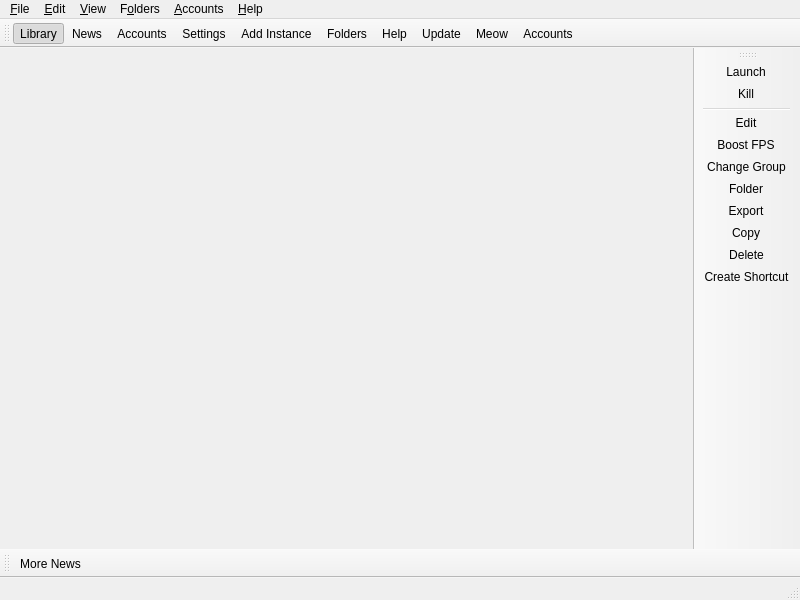
<?xml version="1.0" encoding="UTF-8"?>
<ui version="4.0">
 <class>MainWindow</class>
 <widget class="QMainWindow" name="MainWindow">
  <property name="geometry">
   <rect>
    <x>0</x>
    <y>0</y>
    <width>800</width>
    <height>600</height>
   </rect>
  </property>
  <widget class="QWidget" name="centralWidget">
   <layout class="QHBoxLayout" name="horizontalLayout">
    <property name="spacing">
     <number>0</number>
    </property>
    <property name="leftMargin">
     <number>0</number>
    </property>
    <property name="topMargin">
     <number>0</number>
    </property>
    <property name="rightMargin">
     <number>0</number>
    </property>
    <property name="bottomMargin">
     <number>0</number>
    </property>
   </layout>
  </widget>
  <widget class="QStatusBar" name="statusBar"/>
  <widget class="QToolBar" name="mainToolBar">
   <property name="windowTitle">
    <string>Main Toolbar</string>
   </property>
   <property name="allowedAreas">
    <set>Qt::ToolBarArea::BottomToolBarArea|Qt::ToolBarArea::TopToolBarArea</set>
   </property>
   <property name="toolButtonStyle">
    <enum>Qt::ToolButtonStyle::ToolButtonTextBesideIcon</enum>
   </property>
   <property name="floatable">
    <bool>false</bool>
   </property>
   <attribute name="toolBarArea">
    <enum>TopToolBarArea</enum>
   </attribute>
   <attribute name="toolBarBreak">
    <bool>false</bool>
   </attribute>
   <addaction name="actionLibraryTab"/>
   <addaction name="actionNewsTab"/>
   <addaction name="actionAccountsTab"/>
   <addaction name="actionSettings"/>
   <addaction name="actionAddInstance"/>
   <addaction name="actionFoldersButton"/>
   <addaction name="actionHelpButton"/>
   <addaction name="actionCheckUpdate"/>
   <addaction name="actionCAT"/>
   <addaction name="actionAccountsButton"/>
  </widget>
  <widget class="QToolBar" name="newsToolBar">
   <property name="windowTitle">
    <string>News Toolbar</string>
   </property>
   <property name="allowedAreas">
    <set>Qt::ToolBarArea::BottomToolBarArea|Qt::ToolBarArea::TopToolBarArea</set>
   </property>
   <property name="iconSize">
    <size>
     <width>16</width>
     <height>16</height>
    </size>
   </property>
   <property name="toolButtonStyle">
    <enum>Qt::ToolButtonStyle::ToolButtonTextBesideIcon</enum>
   </property>
   <property name="floatable">
    <bool>false</bool>
   </property>
   <attribute name="toolBarArea">
    <enum>BottomToolBarArea</enum>
   </attribute>
   <attribute name="toolBarBreak">
    <bool>false</bool>
   </attribute>
   <addaction name="actionMoreNews"/>
  </widget>
  <widget class="WideBar" name="instanceToolBar">
   <property name="windowTitle">
    <string>Instance Toolbar</string>
   </property>
   <property name="allowedAreas">
    <set>Qt::ToolBarArea::LeftToolBarArea|Qt::ToolBarArea::RightToolBarArea</set>
   </property>
   <property name="iconSize">
    <size>
     <width>16</width>
     <height>16</height>
    </size>
   </property>
   <property name="toolButtonStyle">
    <enum>Qt::ToolButtonStyle::ToolButtonTextBesideIcon</enum>
   </property>
   <property name="floatable">
    <bool>false</bool>
   </property>
   <property name="useDefaultAction" stdset="0">
    <bool>true</bool>
   </property>
   <attribute name="toolBarArea">
    <enum>RightToolBarArea</enum>
   </attribute>
   <attribute name="toolBarBreak">
    <bool>false</bool>
   </attribute>
   <addaction name="actionLaunchInstance"/>
   <addaction name="actionKillInstance"/>
   <addaction name="separator"/>
   <addaction name="actionEditInstance"/>
   <addaction name="actionBoostFps"/>
   <addaction name="actionChangeInstGroup"/>
   <addaction name="actionViewSelectedInstFolder"/>
   <addaction name="actionExportInstance"/>
   <addaction name="actionCopyInstance"/>
   <addaction name="actionDeleteInstance"/>
   <addaction name="actionCreateInstanceShortcut"/>
  </widget>
  <widget class="QMenuBar" name="menuBar">
   <property name="geometry">
    <rect>
     <x>0</x>
     <y>0</y>
     <width>800</width>
     <height>30</height>
    </rect>
   </property>
   <widget class="QMenu" name="fileMenu">
    <property name="title">
     <string>&amp;File</string>
    </property>
    <property name="toolTipsVisible">
     <bool>true</bool>
    </property>
    <addaction name="actionAddInstance"/>
    <addaction name="separator"/>
    <addaction name="actionLaunchInstance"/>
    <addaction name="actionKillInstance"/>
    <addaction name="separator"/>
    <addaction name="actionEditInstance"/>
    <addaction name="actionBoostFps"/>
    <addaction name="actionChangeInstGroup"/>
    <addaction name="actionViewSelectedInstFolder"/>
    <addaction name="actionExportInstance"/>
    <addaction name="actionCopyInstance"/>
    <addaction name="actionDeleteInstance"/>
    <addaction name="actionCreateInstanceShortcut"/>
    <addaction name="separator"/>
    <addaction name="actionSettings"/>
    <addaction name="actionCloseWindow"/>
   </widget>
   <widget class="QMenu" name="editMenu">
    <property name="title">
     <string>&amp;Edit</string>
    </property>
    <property name="toolTipsVisible">
     <bool>true</bool>
    </property>
    <addaction name="actionUndoTrashInstance"/>
   </widget>
   <widget class="QMenu" name="viewMenu">
    <property name="title">
     <string>&amp;View</string>
    </property>
    <property name="toolTipsVisible">
     <bool>true</bool>
    </property>
    <addaction name="actionChangeTheme"/>
    <addaction name="separator"/>
    <addaction name="actionCAT"/>
    <addaction name="actionToggleStatusBar"/>
    <addaction name="actionLockToolbars"/>
    <addaction name="separator"/>
   </widget>
   <widget class="QMenu" name="foldersMenu">
    <property name="title">
     <string>F&amp;olders</string>
    </property>
    <property name="toolTipsVisible">
     <bool>true</bool>
    </property>
    <addaction name="actionViewLauncherRootFolder"/>
    <addaction name="actionViewLogsFolder"/>
    <addaction name="separator"/>
    <addaction name="actionViewInstanceFolder"/>
    <addaction name="actionViewIconsFolder"/>
    <addaction name="actionViewCentralModsFolder"/>
    <addaction name="actionViewJavaFolder"/>
    <addaction name="actionViewSkinsFolder"/>
    <addaction name="separator"/>
    <addaction name="actionViewWidgetThemeFolder"/>
    <addaction name="actionViewIconThemeFolder"/>
    <addaction name="actionViewCatPackFolder"/>
   </widget>
   <widget class="QMenu" name="accountsMenu">
    <property name="title">
     <string>&amp;Accounts</string>
    </property>
   </widget>
   <widget class="QMenu" name="helpMenu">
    <property name="title">
     <string>&amp;Help</string>
    </property>
    <property name="toolTipsVisible">
     <bool>true</bool>
    </property>
    <addaction name="actionClearMetadata"/>
    <addaction name="actionReportBug"/>
    <addaction name="actionViewLog"/>
    <addaction name="actionAddToPATH"/>
    <addaction name="separator"/>
    <addaction name="actionMATRIX"/>
    <addaction name="actionDISCORD"/>
    <addaction name="actionREDDIT"/>
    <addaction name="separator"/>
    <addaction name="actionMoreNews"/>
    <addaction name="actionCheckUpdate"/>
    <addaction name="actionOpenWiki"/>
    <addaction name="actionAbout"/>
   </widget>
   <addaction name="fileMenu"/>
   <addaction name="editMenu"/>
   <addaction name="viewMenu"/>
   <addaction name="foldersMenu"/>
   <addaction name="accountsMenu"/>
   <addaction name="helpMenu"/>
  </widget>
  <action name="actionMoreNews">
   <property name="icon">
    <iconset theme="news"/>
   </property>
   <property name="text">
    <string>More News...</string>
   </property>
   <property name="toolTip">
    <string>Open the development blog to read more news about %1.</string>
   </property>
  </action>
  <action name="actionLibraryTab">
   <property name="checkable">
    <bool>true</bool>
   </property>
   <property name="checked">
    <bool>true</bool>
   </property>
   <property name="text">
    <string>Library</string>
   </property>
   <property name="toolTip">
    <string>Your instances.</string>
   </property>
  </action>
  <action name="actionNewsTab">
   <property name="text">
    <string>News</string>
   </property>
   <property name="toolTip">
    <string>Read the latest news about %1.</string>
   </property>
  </action>
  <action name="actionAccountsTab">
   <property name="text">
    <string>Accounts</string>
   </property>
   <property name="toolTip">
    <string>Add, remove and switch Minecraft accounts.</string>
   </property>
  </action>
  <action name="actionCAT">
   <property name="checkable">
    <bool>true</bool>
   </property>
   <property name="icon">
    <iconset theme="cat"/>
   </property>
   <property name="text">
    <string>&amp;Meow</string>
   </property>
   <property name="toolTip">
    <string>It's a fluffy kitty :3</string>
   </property>
  </action>
  <action name="actionToggleStatusBar">
   <property name="checkable">
    <bool>true</bool>
   </property>
   <property name="text">
    <string>Status Bar</string>
   </property>
  </action>
  <action name="actionLockToolbars">
   <property name="checkable">
    <bool>true</bool>
   </property>
   <property name="text">
    <string>Lock Toolbars</string>
   </property>
  </action>
  <action name="actionUndoTrashInstance">
   <property name="enabled">
    <bool>false</bool>
   </property>
   <property name="text">
    <string>&amp;Undo Last Instance Deletion</string>
   </property>
  </action>
  <action name="actionAddInstance">
   <property name="icon">
    <iconset theme="new"/>
   </property>
   <property name="text">
    <string>Add Instanc&amp;e...</string>
   </property>
   <property name="toolTip">
    <string>Add a new instance.</string>
   </property>
  </action>
  <action name="actionCheckUpdate">
   <property name="icon">
    <iconset theme="checkupdate"/>
   </property>
   <property name="text">
    <string>&amp;Update...</string>
   </property>
   <property name="toolTip">
    <string>Check for new updates for %1.</string>
   </property>
   <property name="menuRole">
    <enum>QAction::MenuRole::ApplicationSpecificRole</enum>
   </property>
  </action>
  <action name="actionSettings">
   <property name="icon">
    <iconset theme="settings"/>
   </property>
   <property name="text">
    <string>Setti&amp;ngs...</string>
   </property>
   <property name="toolTip">
    <string>Change settings.</string>
   </property>
   <property name="menuRole">
    <enum>QAction::MenuRole::PreferencesRole</enum>
   </property>
  </action>
  <action name="actionManageSkins">
   <property name="icon">
    <iconset theme="settings"/>
   </property>
   <property name="text">
    <string>Manage &amp;Skins...</string>
   </property>
  </action>
  <action name="actionManageAccounts">
   <property name="icon">
    <iconset theme="accounts"/>
   </property>
   <property name="text">
    <string>&amp;Manage Accounts...</string>
   </property>
  </action>
  <action name="actionLaunchInstance">
   <property name="icon">
    <iconset theme="launch"/>
   </property>
   <property name="text">
    <string>&amp;Launch</string>
   </property>
   <property name="toolTip">
    <string>Launch the selected instance.</string>
   </property>
  </action>
  <action name="actionKillInstance">
   <property name="icon">
    <iconset theme="status-bad"/>
   </property>
   <property name="text">
    <string>&amp;Kill</string>
   </property>
   <property name="toolTip">
    <string>Kill the running instance.</string>
   </property>
   <property name="shortcut">
    <string>Ctrl+K</string>
   </property>
  </action>
  <action name="actionRenameInstance">
   <property name="icon">
    <iconset theme="rename"/>
   </property>
   <property name="text">
    <string>Rename</string>
   </property>
   <property name="toolTip">
    <string>Rename the selected instance.</string>
   </property>
  </action>
  <action name="actionChangeInstGroup">
   <property name="icon">
    <iconset theme="tag"/>
   </property>
   <property name="text">
    <string>&amp;Change Group...</string>
   </property>
   <property name="toolTip">
    <string>Change the selected instance's group.</string>
   </property>
   <property name="shortcut">
    <string>Ctrl+G</string>
   </property>
  </action>
  <action name="actionChangeInstIcon">
   <property name="text">
    <string>Change Icon</string>
   </property>
   <property name="toolTip">
    <string>Change the selected instance's icon.</string>
   </property>
  </action>
  <action name="actionEditInstance">
   <property name="icon">
    <iconset theme="settings"/>
   </property>
   <property name="text">
    <string>&amp;Edit...</string>
   </property>
   <property name="toolTip">
    <string>Change the instance settings, mods and versions.</string>
   </property>
   <property name="shortcut">
    <string>Ctrl+I</string>
   </property>
  </action>
  <action name="actionBoostFps">
   <property name="icon">
    <iconset theme="star"/>
   </property>
   <property name="text">
    <string>Boost &amp;FPS</string>
   </property>
   <property name="toolTip">
    <string>Install the best performance mods (Sodium, Lithium, FerriteCore...) for the selected instance's version and mod loader.</string>
   </property>
  </action>
  <action name="actionViewSelectedInstFolder">
   <property name="icon">
    <iconset theme="viewfolder"/>
   </property>
   <property name="text">
    <string>&amp;Folder</string>
   </property>
   <property name="toolTip">
    <string>Open the selected instance's root folder in a file browser.</string>
   </property>
  </action>
  <action name="actionDeleteInstance">
   <property name="icon">
    <iconset theme="delete"/>
   </property>
   <property name="text">
    <string>Dele&amp;te</string>
   </property>
   <property name="toolTip">
    <string>Delete the selected instance.</string>
   </property>
   <property name="autoRepeat">
    <bool>false</bool>
   </property>
  </action>
  <action name="actionCopyInstance">
   <property name="icon">
    <iconset theme="copy"/>
   </property>
   <property name="text">
    <string>Cop&amp;y...</string>
   </property>
   <property name="toolTip">
    <string>Copy the selected instance.</string>
   </property>
   <property name="shortcut">
    <string>Ctrl+D</string>
   </property>
  </action>
  <action name="actionExportInstance">
   <property name="icon">
    <iconset theme="export"/>
   </property>
   <property name="text">
    <string>E&amp;xport...</string>
   </property>
   <property name="toolTip">
    <string>Export the selected instance to supported formats.</string>
   </property>
  </action>
  <action name="actionExportInstanceZip">
   <property name="icon">
    <iconset theme="launcher"/>
   </property>
   <property name="text">
    <string>LuciferClient (zip)</string>
   </property>
  </action>
  <action name="actionExportInstanceMrPack">
   <property name="icon">
    <iconset theme="modrinth"/>
   </property>
   <property name="text">
    <string>Modrinth (mrpack)</string>
   </property>
  </action>
  <action name="actionExportInstanceFlamePack">
   <property name="icon">
    <iconset theme="flame"/>
   </property>
   <property name="text">
    <string>CurseForge (zip)</string>
   </property>
  </action>
  <action name="actionCreateInstanceShortcut">
   <property name="icon">
    <iconset theme="shortcut"/>
   </property>
   <property name="text">
    <string>Create Shortcut</string>
   </property>
   <property name="toolTip">
    <string>Creates a shortcut on a selected folder to launch the selected instance.</string>
   </property>
  </action>
  <action name="actionNoAccountsAdded">
   <property name="icon">
    <iconset theme="noaccount"/>
   </property>
   <property name="text">
    <string>No accounts added!</string>
   </property>
  </action>
  <action name="actionNoDefaultAccount">
   <property name="checkable">
    <bool>true</bool>
   </property>
   <property name="icon">
    <iconset theme="noaccount"/>
   </property>
   <property name="text">
    <string>No Default Account</string>
   </property>
   <property name="shortcut">
    <string>Ctrl+0</string>
   </property>
  </action>
  <action name="actionCloseWindow">
   <property name="icon">
    <iconset theme="status-bad"/>
   </property>
   <property name="text">
    <string>Close &amp;Window</string>
   </property>
   <property name="toolTip">
    <string>Close the current window</string>
   </property>
   <property name="menuRole">
    <enum>QAction::MenuRole::NoRole</enum>
   </property>
  </action>
  <action name="actionViewInstanceFolder">
   <property name="icon">
    <iconset theme="viewfolder"/>
   </property>
   <property name="text">
    <string>I&amp;nstances</string>
   </property>
   <property name="toolTip">
    <string>Open the instances folder in a file browser.</string>
   </property>
  </action>
  <action name="actionViewLauncherRootFolder">
   <property name="icon">
    <iconset theme="viewfolder"/>
   </property>
   <property name="text">
    <string>Launcher &amp;Data</string>
   </property>
   <property name="toolTip">
    <string>Open the launcher's root folder in a file browser.</string>
   </property>
  </action>
  <action name="actionViewCentralModsFolder">
   <property name="icon">
    <iconset theme="centralmods"/>
   </property>
   <property name="text">
    <string>&amp;Mods (Quick Access)</string>
   </property>
   <property name="toolTip">
    <string>Open the mods folder in a file browser.</string>
   </property>
  </action>
  <action name="actionViewSkinsFolder">
   <property name="icon">
    <iconset theme="viewfolder"/>
   </property>
   <property name="text">
    <string>&amp;Skins</string>
   </property>
   <property name="toolTip">
    <string>Open the skins folder in a file browser.</string>
   </property>
  </action>
  <action name="actionViewIconsFolder">
   <property name="icon">
    <iconset theme="viewfolder"/>
   </property>
   <property name="text">
    <string>Instance &amp;Icons</string>
   </property>
   <property name="toolTip">
    <string>Open the instance icons folder in a file browser.</string>
   </property>
  </action>
  <action name="actionViewLogsFolder">
   <property name="icon">
    <iconset theme="viewfolder"/>
   </property>
   <property name="text">
    <string>Launcher &amp;Logs</string>
   </property>
   <property name="toolTip">
    <string>Open the logs folder in a file browser.</string>
   </property>
  </action>
  <action name="actionChangeTheme">
   <property name="text">
    <string>Themes</string>
   </property>
  </action>
  <action name="actionReportBug">
   <property name="icon">
    <iconset theme="bug"/>
   </property>
   <property name="text">
    <string>Report a Bug or Suggest a Feature</string>
   </property>
   <property name="toolTip">
    <string>Open the bug tracker to report a bug with %1.</string>
   </property>
  </action>
  <action name="actionDISCORD">
   <property name="icon">
    <iconset theme="discord"/>
   </property>
   <property name="text">
    <string>&amp;Discord Guild</string>
   </property>
   <property name="toolTip">
    <string>Open %1 Discord guild.</string>
   </property>
  </action>
  <action name="actionMATRIX">
   <property name="icon">
    <iconset theme="matrix"/>
   </property>
   <property name="text">
    <string>&amp;Matrix Space</string>
   </property>
   <property name="toolTip">
    <string>Open %1 Matrix space.</string>
   </property>
  </action>
  <action name="actionREDDIT">
   <property name="icon">
    <iconset theme="reddit-alien"/>
   </property>
   <property name="text">
    <string>Sub&amp;reddit</string>
   </property>
   <property name="toolTip">
    <string>Open %1 subreddit.</string>
   </property>
  </action>
  <action name="actionAbout">
   <property name="icon">
    <iconset theme="about"/>
   </property>
   <property name="text">
    <string>&amp;About %1</string>
   </property>
   <property name="toolTip">
    <string>View information about %1.</string>
   </property>
   <property name="menuRole">
    <enum>QAction::MenuRole::AboutRole</enum>
   </property>
  </action>
  <action name="actionClearMetadata">
   <property name="icon">
    <iconset theme="refresh"/>
   </property>
   <property name="text">
    <string>&amp;Clear Metadata Cache</string>
   </property>
   <property name="toolTip">
    <string>Clear cached metadata</string>
   </property>
  </action>
  <action name="actionViewLog">
   <property name="icon">
    <iconset theme="log"/>
   </property>
   <property name="text">
    <string>View logs</string>
   </property>
   <property name="toolTip">
    <string>View current and previous launcher logs</string>
   </property>
  </action>
  <action name="actionAddToPATH">
   <property name="icon">
    <iconset theme="custom-commands"/>
   </property>
   <property name="text">
    <string>Install to &amp;PATH</string>
   </property>
   <property name="toolTip">
    <string>Install a %1 symlink to /usr/local/bin</string>
   </property>
  </action>
  <action name="actionFoldersButton">
   <property name="icon">
    <iconset theme="viewfolder"/>
   </property>
   <property name="text">
    <string>Folders</string>
   </property>
   <property name="toolTip">
    <string>Open one of the folders shared between instances.</string>
   </property>
  </action>
  <action name="actionHelpButton">
   <property name="icon">
    <iconset theme="help"/>
   </property>
   <property name="text">
    <string>Help</string>
   </property>
   <property name="toolTip">
    <string>Get help with %1 or Minecraft.</string>
   </property>
  </action>
  <action name="actionAccountsButton">
   <property name="icon">
    <iconset theme="noaccount"/>
   </property>
   <property name="text">
    <string>Accounts</string>
   </property>
  </action>
  <action name="actionOpenWiki">
   <property name="icon">
    <iconset theme="help"/>
   </property>
   <property name="text">
    <string>%1 &amp;Wiki</string>
   </property>
   <property name="toolTip">
    <string>Open the %1 wiki</string>
   </property>
  </action>
  <action name="actionViewWidgetThemeFolder">
   <property name="icon">
    <iconset theme="viewfolder"/>
   </property>
   <property name="text">
    <string>&amp;Widget Themes</string>
   </property>
   <property name="toolTip">
    <string>Open the widget themes folder in a file browser.</string>
   </property>
  </action>
  <action name="actionViewIconThemeFolder">
   <property name="icon">
    <iconset theme="viewfolder"/>
   </property>
   <property name="text">
    <string>I&amp;con Themes</string>
   </property>
   <property name="toolTip">
    <string>Open the icon theme folder in a file browser.</string>
   </property>
  </action>
  <action name="actionViewCatPackFolder">
   <property name="icon">
    <iconset theme="viewfolder"/>
   </property>
   <property name="text">
    <string>&amp;Cat Packs</string>
   </property>
   <property name="toolTip">
    <string>Open the cat packs folder in a file browser.</string>
   </property>
  </action>
  <action name="actionViewJavaFolder">
   <property name="icon">
    <iconset theme="viewfolder"/>
   </property>
   <property name="text">
    <string>&amp;Auto Downloaded Java</string>
   </property>
   <property name="toolTip">
    <string>Open the Java folder in a file browser. Only available if the built-in Java downloader is used.</string>
   </property>
  </action>
 </widget>
 <customwidgets>
  <customwidget>
   <class>WideBar</class>
   <extends>QToolBar</extends>
   <header>ui/widgets/WideBar.h</header>
  </customwidget>
 </customwidgets>
 <resources/>
 <connections/>
</ui>
